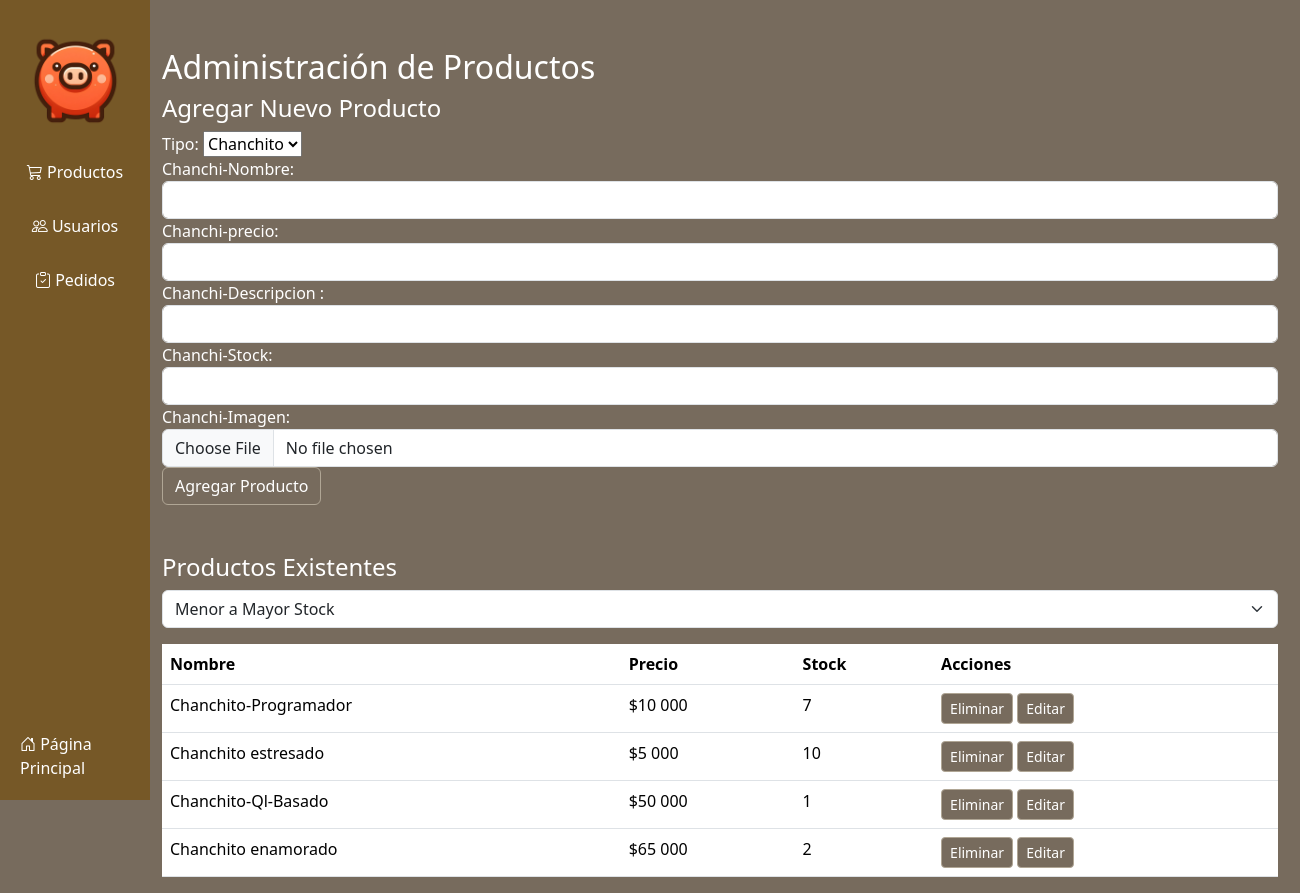
Page /dashboard/ (signed in) on the committed database.
### pagina/models.py (models this page shows, shortened)
class Producto (models.Model):
    TIPO = [
        ('C', 'Chanchito'),
        ('P', 'Paila')
    ]
    tipo = models.CharField(max_length=1,choices=TIPO, default= 'C')
    id = models.UUIDField(default=uuid.uuid4, primary_key=True, unique=True, editable=False)
    nombre = models.CharField(max_length=50,unique=True)
    descripcion = models.CharField(max_length=300)
    valor = models.IntegerField()
    stock = models.IntegerField()
    imagen = models.ImageField(upload_to="productos/")

### pagina/views.py (the view, shortened to what this page needs)
# urls.py: path('dashboard/',dashboard,name='dashboard'),
@login_required
@permission_required("pagina.view_user",raise_exception=True) ##Tira un error en caso q no exista permiso para acceder
def dashboard(request):
    tipos = Producto.TIPO
    productos = Producto.objects.all()
    context = {'productos': productos, 'tipos': tipos}
    return render(request,"core/dashboard.html", context)

### pagina/templates/core/dashboard.html (shortened to what this page needs)
{% extends "core/template_admin.html" %}
{% load humanize %}
{% load static %}
{% block content %}
    <div class="container mt-5 content" id="admin-contenido">
      <h2 class="text-white" class="mb-4">Administración de Productos</h2>
      <h4 class="text-white">Agregar Nuevo Producto</h4>
      <form id="addProductForm" method="post" enctype="multipart/form-data">
        <div class="form-group">
          <label for="productName" class="text-white"
            >Tipo: </label
          >
          <select name="Tipo" id="Tipo">
            {% for value,label in tipos  %} <option value='{{value}}'>{{label}}</option>
            {% endfor %}</select>
        </div>
        <div class="form-group">
          <label for="productPrice" class="text-white"
            >Chanchi-Nombre: </label
          >
          <input
            name="productonombre"
            type="text"
            class="form-control"
            id="nombreproducto"
            required
          />
        </div>
        <div class="form-group">
          <label for="productStock" class="text-white">Chanchi-precio:</label>
          <input
            name="precioProducto"
            type="number"
            class="form-control"
            id="precioProducto"
            required
          />
        </div>
        <div class="form-group">
          <label for="productName" class="text-white"
            >Chanchi-Descripcion :</label
          >
          <input
            name="descripcionProducto"
            type="text"
            class="form-control"
            id="descripcionProducto"
            required
          />
        </div>
        <div class="form-group">
          <label for="productName" class="text-white"
            >Chanchi-Stock: </label
          >
          <input
            name="StockProducto"
            type="text"
            class="form-control"
            id="StockProducto"
            required
          />
        </div>
                <div class="form-group">
          <label for="productName" class="text-white"
            >Chanchi-Imagen:</label
          >
          <input
            name="imagenProducto"
            type="file"
            accept="image/*"
            class="form-control"
            id="imagenProducto"
            required
          />
        </div>
        <button type="submit" class="btn btn-primary">Agregar Producto</button>
      </form>
      <h4 class="text-white mt-5">Productos Existentes</h4>
      <select id="orderSelect" class="form-select mb-3">
        <option value="stockAsc">Menor a Mayor Stock</option>
      </select>
      <table class="table">
        <thead>
          <tr>
            <th>Nombre</th>
            <th>Precio</th>
            <th>Stock</th>
            <th>Acciones</th>
          </tr>
        </thead>
        <tbody id="productList">
          {% for product in productos %}
          <tr>
          <td>{{product.nombre}}</td>
          <td>${{product.valor | intcomma}}</td>
          <td>{{product.stock}}</td>
          <td>
            <a class="btn btn-danger btn-sm delete-btn" href="{% url 'eliminar' product.id%}">Eliminar</a>
            <a class="btn btn-info btn-sm edit-btn text-white" href="{% url 'editar' product.id%}">Editar</a>
          </td>
        </tr>
          {% endfor %}
        </tbody>
      </table>
    </div>
{% endblock content %}

### pagina/static/core/css/test.css (style rules this page uses)
body { background-color: #776b5d !important; }
.btn { background-color: #776b5d !important ; transition : all 0.4s !important; border-color: #b0a695 !important; }

### pagina/static/core/css/admin.css (style rules this page uses)
.content { margin-left: 150px; }

### rows in the picture
Producto: nombre "Chanchito-Programador", valor "10 000", stock "7"
Producto: nombre "Chanchito estresado", valor "5 000", stock "10"
Producto: nombre "Chanchito-Ql-Basado", valor "50 000", stock "1"
Producto: nombre "Chanchito enamorado", valor "65 000", stock "2"

### other values in the picture
form field Tipo "Chanchito"
